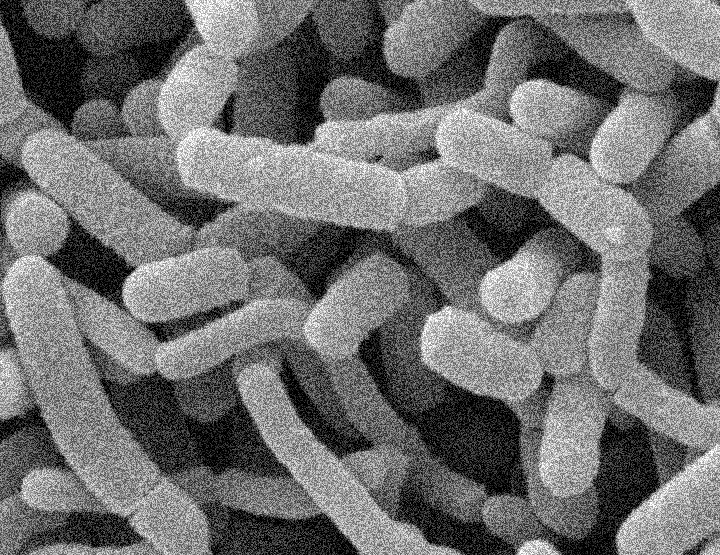
#> input picture img.png, 720 x 555 px
$ jupyter execute morphology.ipynb
#> lines starting #> are read from the running program, lines starting #| are printed output that depends on the picture
[cell 1]
import cv2
import numpy as np
import pandas as pd
from matplotlib import pyplot as plt

img = cv2.imread('img.png')
#> img is the input picture: shape (555, 720, 3); min 0, max 255, mean 110.2
plt.imshow(img)

[cell 2]
kernel = np.ones((3,3),np.uint8)
erosion = cv2.erode(img,kernel,iterations = 1)
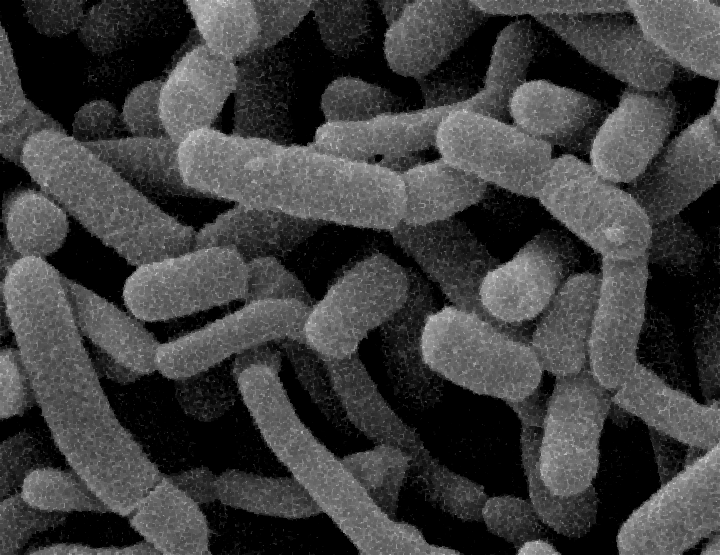
#> erosion: shape (555, 720, 3); min 0, max 235, mean 62.3
plt.imshow(erosion)

[cell 3]
kernel = np.ones((3,3), np.uint8)
dilation = cv2.dilate(img, kernel, iterations = 1)
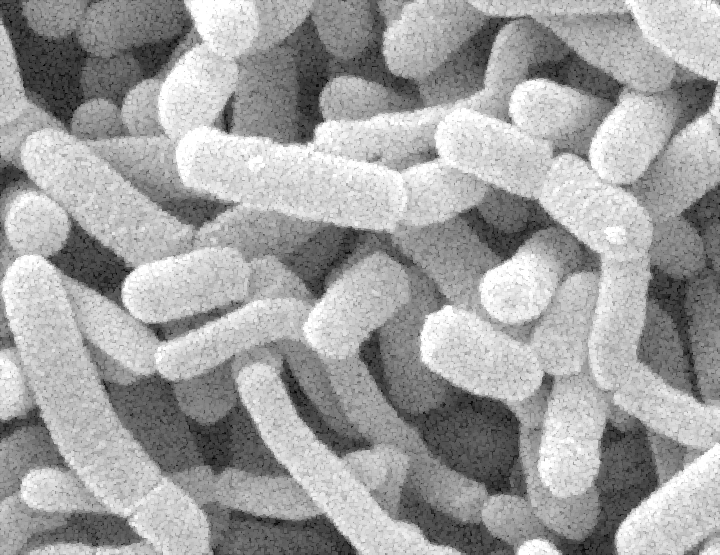
#> dilation: shape (555, 720, 3); min 0, max 255, mean 161.1
plt.imshow(dilation)

[cell 4]
kernel = np.ones((4,4), np.uint8)
opening = cv2.morphologyEx(img, cv2.MORPH_OPEN, kernel)
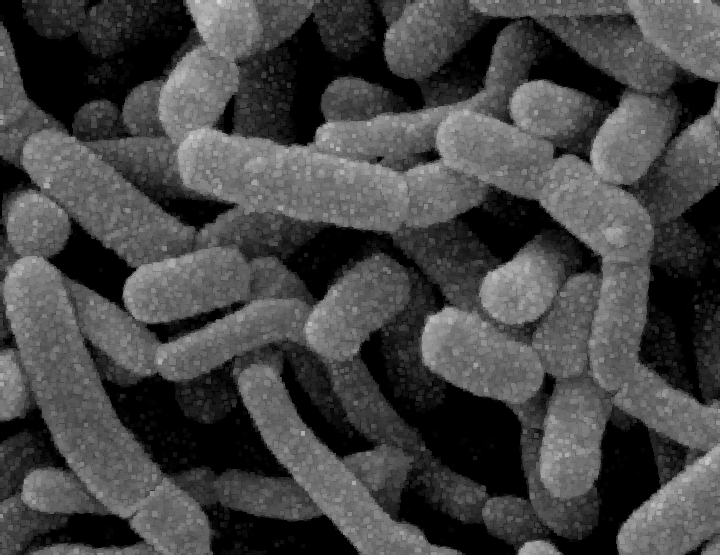
#> opening: shape (555, 720, 3); min 0, max 213, mean 68.7
plt.imshow(opening)

[cell 5]
kernel = np.ones((4,4), np.uint8)
closing = cv2.morphologyEx(opening, cv2.MORPH_CLOSE, kernel)
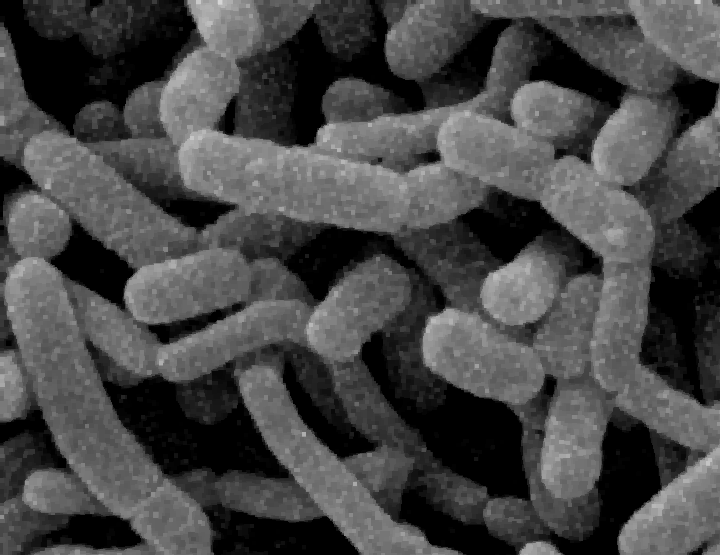
#> closing: shape (555, 720, 3); min 0, max 213, mean 70.5
plt.imshow(closing)
